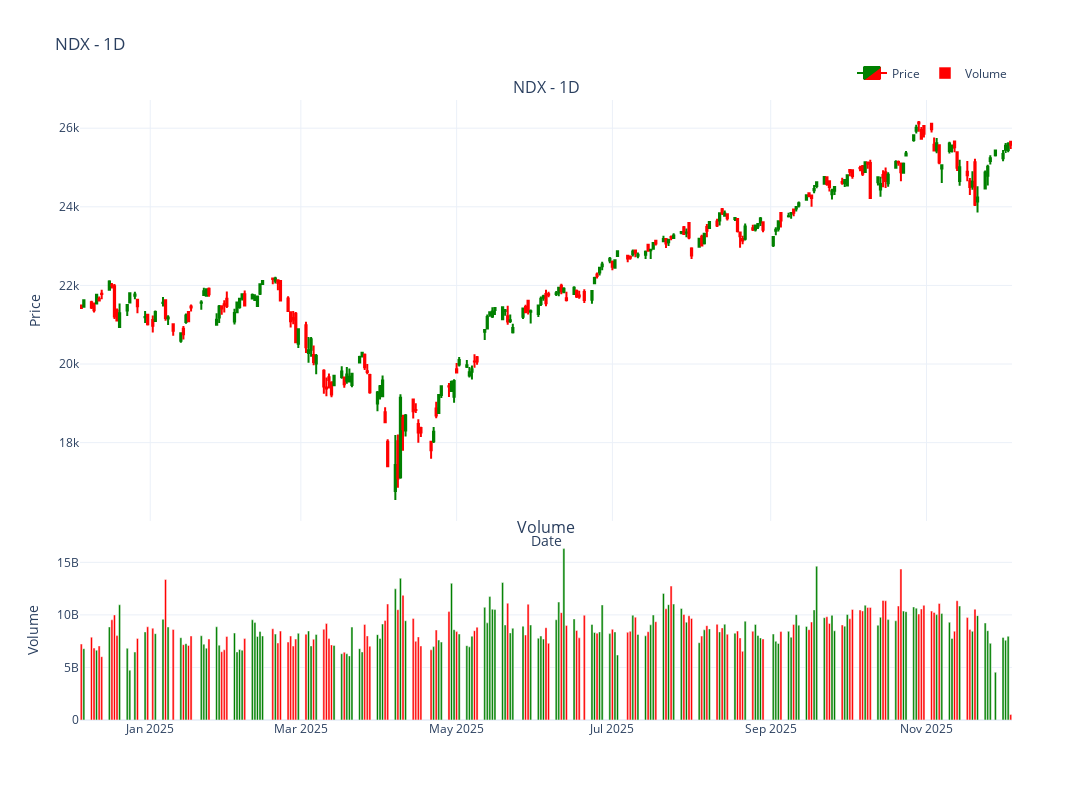

This figure's notebook cell:
### Markdown cell above
## Basic Interactive Chart

Create a basic interactive candlestick chart with hover tooltips

### Code cell
if df is not None:
    chart = InteractiveChart(df, symbol=symbol, timeframe=timeframe)
    chart.plot(type="candle", volume=True, figsize=(1400, 800))

### Figure 1 — Plotly figure (JSON) as saved in the notebook; plotly's stock layout.template omitted (floating-point values rounded to 4 significant figures; data arrays with more than 128 entries replaced by an {"elided": "..."} marker saying what was removed)
{"data": [{"close": {"elided": "250 float values"}, "decreasing": {"fillcolor": "red", "line": {"color": "red"}}, "high": {"elided": "250 float values"}, "hovertemplate": "%{text}<extra></extra>", "increasing": {"fillcolor": "green", "line": {"color": "green"}}, "low": {"elided": "250 float values"}, "name": "Price", "open": {"elided": "250 float values"}, "text": {"elided": "250 str values"}, "type": "candlestick", "x": {"elided": "250 str values"}, "xaxis": "x", "yaxis": "y"}, {"hovertemplate": "<b>Volume</b><br>Value: %{y:,.0f}<br>Date: %{x}<extra></extra>", "marker": {"color": {"elided": "250 str values"}}, "name": "Volume", "type": "bar", "x": {"elided": "250 str values"}, "xaxis": "x2", "y": {"elided": "250 float values"}, "yaxis": "y2"}], "layout": {"annotations": [{"font": {"size": 16}, "showarrow": false, "text": "NDX - 1D", "x": 0.5, "xanchor": "center", "xref": "paper", "y": 1, "yanchor": "bottom", "yref": "paper"}, {"font": {"size": 16}, "showarrow": false, "text": "Volume", "x": 0.5, "xanchor": "center", "xref": "paper", "y": 0.291, "yanchor": "bottom", "yref": "paper"}], "height": 800, "hovermode": "x unified", "legend": {"orientation": "h", "x": 1, "xanchor": "right", "y": 1.02, "yanchor": "bottom"}, "showlegend": true, "title": {"text": "NDX - 1D"}, "width": 1400, "xaxis": {"anchor": "y", "domain": [0, 1], "matches": "x2", "rangeslider": {"visible": false}, "showticklabels": false, "title": {"text": "Date"}}, "xaxis2": {"anchor": "y2", "domain": [0, 1]}, "yaxis": {"anchor": "x", "domain": [0.321, 1], "title": {"text": "Price"}}, "yaxis2": {"anchor": "x2", "domain": [0, 0.291], "title": {"text": "Volume"}}}}
